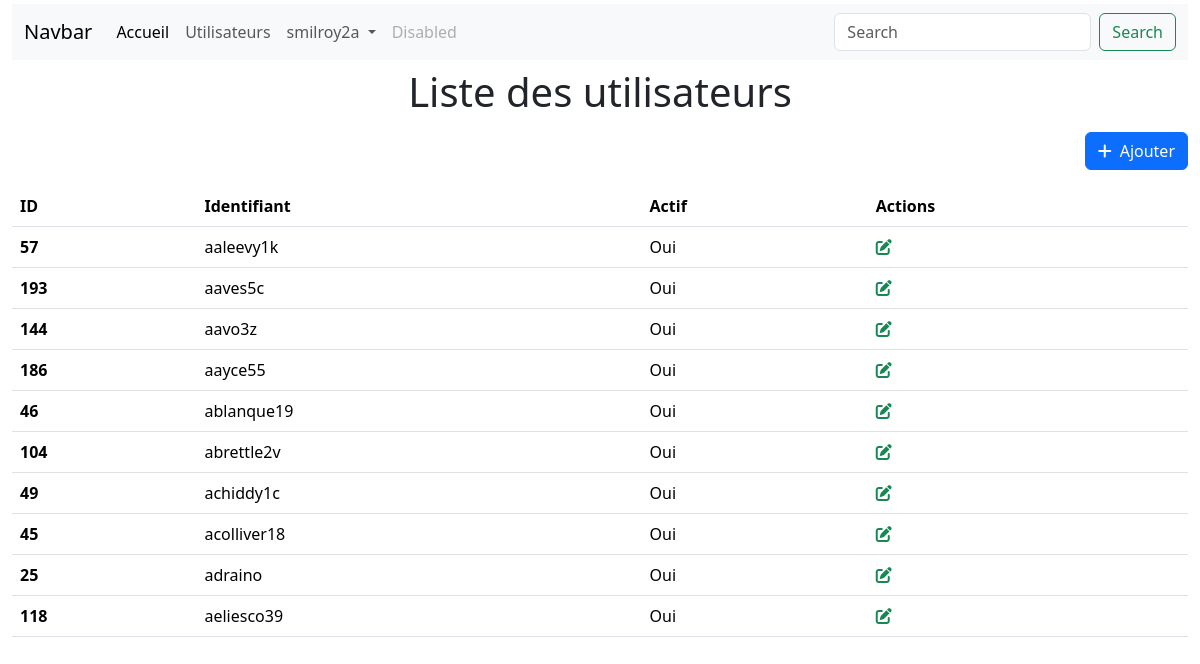
Screenshot of /index.php (signed in) with the database file from the repository.
### tables this page shows
CREATE TABLE `users` (
  `id` int(11) NOT NULL,
  `username` text NOT NULL,
  `password` text NOT NULL,
  `email` text NOT NULL,
  `enabled` tinyint(1) NOT NULL
);

### controller/users.php (called while the page is built, shortened)
<?php
require "model/users.php";
    $users = getUsers();
require "view/users.php";

### model/users.php (called while the page is built, shortened)
<?php
function getUsers(): array | string
{
    try {
        $pdo = new PDO("mysql:host=localhost;dbname=coda_school;charset=utf8", 'root', '0000');
        $pdo->setAttribute(PDO::ATTR_ERRMODE, PDO::ERRMODE_EXCEPTION);
    } catch (PDOException $e) {
        die("Erreur de connexion : " . $e->getMessage());
    }
    $pdo->setAttribute(PDO::ATTR_ERRMODE, PDO::ERRMODE_EXCEPTION);
    $query="SELECT *  FROM users ORDER BY username LIMIT 10";
    $prep = $pdo->prepare($query);
    try
    {
        $prep->execute();
    }
    catch (PDOException $e)
    {
        return " erreur : ".$e->getCode() .' :</b> '. $e->getMessage();
    }
    $res = $prep->fetchAll();
    return $res;
}

### view/users.php (the view, shortened to what this page needs)
<div class="row">
    <div class="col">
        <div class="h1 pt-2 pb-2 text-center">Liste des utilisateurs</div>
        <div class="row">
            <div class="mb-3 d-flex justify-content-end">
                <a href="index.php?component=user" type="button" class="btn btn-primary" ><i class="fa fa-plus me-2"></i>Ajouter</a>
            </div>
        </div>
        <table class="table">
            <thead>
            <tr>
                <th scope="col">ID</th>
                <th scope="col">Identifiant</th>
                <th scope="col">Actif</th>
                <th scope="col">Actions</th>
            </tr>
            </thead>
            <tbody>
             <?php foreach ($users as $user): ?>
                <tr>
                    <th scope="row"><?php echo $user['id']; ?></th>
                    <td><?php echo $user['username']; ?></td>
                    <td><?php echo $user['enabled'] ? 'Oui' : 'Non'; ?></td>
                    <td>
                        <a href="index.php?component=user&id=<?php  echo $user['id']; ?>">
                            <i class="fa fa-edit text-success"></i>
                        </a>
                    </td>
                </tr>
            <?php endforeach;; ?>
            </tbody>
        </table>
    </div>
</div>

### index.php (shortened to what this page needs)
<!DOCTYPE html>
    <html lang="en">
    <head>
        <link href="https://cdn.jsdelivr.net/npm/bootstrap@5.3.3/dist/css/bootstrap.min.css" rel="stylesheet">
        <link rel="stylesheet" href="https://cdnjs.cloudflare.com/ajax/libs/font-awesome/6.6.0/css/all.min.css" />
    </head>
    <body>
        <div class="container-fluid pt-1">
            <?php
                if(!empty($_SESSION['auth'])) {
                require "_partials/_navbar.php";
                    $componentName = !empty($_GET['component'])
                    ? htmlspecialchars($_GET['component'], ENT_QUOTES, 'UTF-8')
                    : 'users';
                    if (file_exists("controller/$componentName.php")) {
                        require "controller/$componentName.php";
                    } else {
                        throw new Exception("Component '$componentName' does not exist");
                    }
                } else {
                    require "controller/login.php";
                }
            ?>
        </div>
    </body>
</html>

### _partials/_navbar.php (shortened to what this page needs)
<nav class="navbar navbar-expand-lg bg-body-tertiary">
    <div class="container-fluid">
        <a class="navbar-brand" href="#">Navbar</a>
        <div class="collapse navbar-collapse" id="navbarSupportedContent">
            <ul class="navbar-nav me-auto mb-2 mb-lg-0">
                <li class="nav-item">
                    <a class="nav-link active" aria-current="page" href="index.php">Accueil</a>
                </li>
                <li class="nav-item">
                    <a class="nav-link" href="index.php?component=users">Utilisateurs</a>
                </li>
                <li class="nav-item dropdown">
                    <a class="nav-link dropdown-toggle" href="#" role="button" data-bs-toggle="dropdown" aria-expanded="false">
                        <?php echo $_SESSION['username']; ?>
                    </a>
                </li>
                <li class="nav-item">
                    <a class="nav-link disabled" aria-disabled="true">Disabled</a>
                </li>
            </ul>
            <form class="d-flex" role="search">
                <input class="form-control me-2" type="search" placeholder="Search" aria-label="Search">
                <button class="btn btn-outline-success" type="submit">Search</button>
            </form>
        </div>
    </div>
</nav>

### rows the page displays
users: id "57", username "aaleevy1k", enabled "Oui"
users: id "193", username "aaves5c", enabled "Oui"
users: id "144", username "aavo3z", enabled "Oui"
users: id "186", username "aayce55", enabled "Oui"
users: id "46", username "ablanque19", enabled "Oui"
users: id "104", username "abrettle2v", enabled "Oui"
users: id "49", username "achiddy1c", enabled "Oui"
users: id "45", username "acolliver18", enabled "Oui"
users: id "25", username "adraino", enabled "Oui"
users: id "118", username "aeliesco39", enabled "Oui"

### other values shown
$_SESSION['username'] "smilroy2a"
